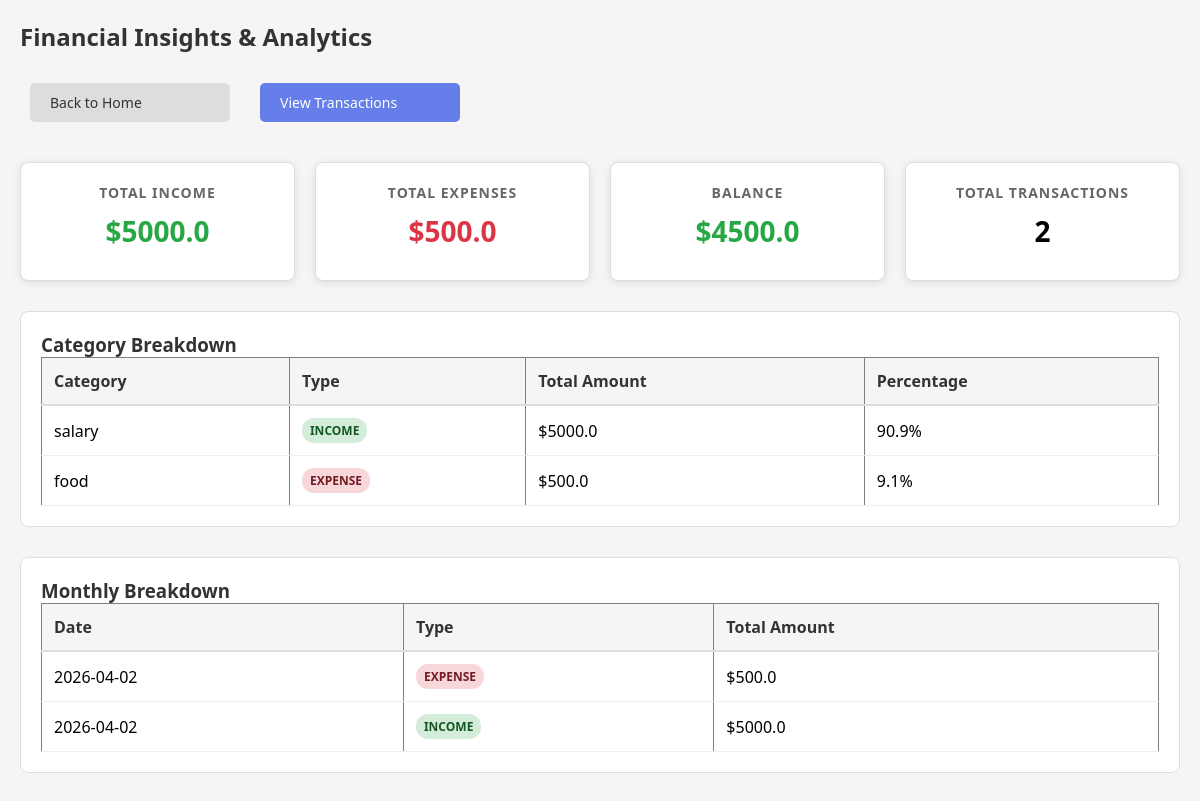
/insights (signed in), run on the app's committed database.
### tables this page shows
CREATE TABLE transactions(
id INTEGER PRIMARY KEY AUTOINCREMENT,
amount REAL,
type TEXT,
category TEXT,
date TEXT,
note TEXT
);

### app.py (the view)
@app.route("/insights")
def insights():
    if "user" not in session:
        return redirect("/login")
    if session["role"] not in ["admin", "analyst"]:
        return "Access denied"
    conn = get_db()
    income = conn.execute(
    "SELECT SUM(amount) FROM transactions WHERE type='income'"
    ).fetchone()[0] or 0
    expense = conn.execute(
    "SELECT SUM(amount) FROM transactions WHERE type='expense'"
    ).fetchone()[0] or 0
    balance = income - expense
    category_data = conn.execute(
    "SELECT category, type, SUM(amount) as total FROM transactions GROUP BY category, type ORDER BY total DESC"
    ).fetchall()
    monthly_data = conn.execute(
    "SELECT DATE(date) as month, type, SUM(amount) as total FROM transactions GROUP BY DATE(date), type ORDER BY DATE(date) DESC"
    ).fetchall()
    total_transactions = conn.execute(
    "SELECT COUNT(*) FROM transactions"
    ).fetchone()[0]
    return render_template(
        "insights.html",
        income=income,
        expense=expense,
        balance=balance,
        category_data=category_data,
        monthly_data=monthly_data,
        total_transactions=total_transactions,
        role=session["role"]
    )

### app.py (called while the page is built)
def get_db():
    return sqlite3.connect("database.db")

### templates/insights.html (shortened to what this page needs)
<!DOCTYPE html>
<html>
<head>
<link rel="stylesheet" href="/static/style.css">
</head>
<body>
<div class="container">
  <h2>Financial Insights & Analytics</h2>
  <div class="nav-buttons">
    <a href="/" class="btn btn-secondary">Back to Home</a>
    <a href="/transactions" class="btn btn-primary">View Transactions</a>
  </div>
  <div class="insights-grid">
    <div class="insight-card">
      <h3>Total Income</h3>
      <p class="amount income">${{ income }}</p>
    </div>
    <div class="insight-card">
      <h3>Total Expenses</h3>
      <p class="amount expense">${{ expense }}</p>
    </div>
    <div class="insight-card">
      <h3>Balance</h3>
      <p class="amount {% if balance >= 0 %}positive{% else %}negative{% endif %}">${{ balance }}</p>
    </div>
    <div class="insight-card">
      <h3>Total Transactions</h3>
      <p class="amount">{{ total_transactions }}</p>
    </div>
  </div>
  <div class="insights-section">
    <h3>Category Breakdown</h3>
    <table>
      <tr>
        <th>Category</th>
        <th>Type</th>
        <th>Total Amount</th>
        <th>Percentage</th>
      </tr>
      {% set total_amount = income + expense %}
      {% for cat in category_data %}
      <tr>
        <td>{{ cat[0] }}</td>
        <td>
          <span class="badge {% if cat[1] == 'income' %}badge-income{% else %}badge-expense{% endif %}">
            {{ cat[1].upper() }}
          </span>
        </td>
        <td>${{ cat[2] }}</td>
        <td>
          {% if total_amount > 0 %}
          {{ "%.1f"|format((cat[2] / total_amount) * 100) }}%
          {% else %}
          0%
          {% endif %}
        </td>
      </tr>
      {% endfor %}
    </table>
  </div>
  <div class="insights-section">
    <h3>Monthly Breakdown</h3>
    <table>
      <tr>
        <th>Date</th>
        <th>Type</th>
        <th>Total Amount</th>
      </tr>
      {% for month in monthly_data %}
      <tr>
        <td>{{ month[0] }}</td>
        <td>
          <span class="badge {% if month[1] == 'income' %}badge-income{% else %}badge-expense{% endif %}">
            {{ month[1].upper() }}
          </span>
        </td>
        <td>${{ month[2] }}</td>
      </tr>
      {% endfor %}
    </table>
  </div>
</div>
</body>
</html>

### static/style.css (style rules this page uses)
* { margin: 0; padding: 0; box-sizing: border-box; }
body { font-family: 'Segoe UI', Tahoma, Geneva, Verdana, sans-serif; background: #f5f5f5; }
.container { max-width: 1200px; margin: 0 auto; padding: 20px; }
.nav-buttons { display: flex; gap: 10px; margin: 20px 0; flex-wrap: wrap; }
.btn { padding: 10px 20px; border: none; border-radius: 5px; cursor: pointer; text-decoration: none; font-size: 14px; display: inline-block; transition: background 0.3s; }
.btn-primary { background: #667eea; color: white; }
.btn-secondary { background: #ddd; color: #333; }
.insights-grid { display: grid; grid-template-columns: repeat(auto-fit, minmax(250px, 1fr)); gap: 20px; margin: 30px 0; }
.insight-card { background: white; border: 1px solid #ddd; border-radius: 8px; padding: 20px; text-align: center; box-shadow: 0 2px 8px rgba(0,0,0,0.1); }
.insight-card h3 { color: #666; margin-top: 0; font-size: 14px; text-transform: uppercase; letter-spacing: 1px; }
.insight-card .amount { font-size: 28px; font-weight: bold; margin: 10px 0; }
.insight-card .amount.income { color: #28a745; }
.insight-card .amount.expense { color: #dc3545; }
.insight-card .amount.positive { color: #28a745; }
.insights-section { background: white; border: 1px solid #ddd; border-radius: 8px; padding: 20px; margin: 30px 0; }
.insights-section h3 { color: #333; margin-top: 0; }
.insights-section table { width: 100%; border-collapse: collapse; }
.insights-section th { background: #f5f5f5; padding: 12px; text-align: left; font-weight: bold; color: #333; border-bottom: 2px solid #ddd; }
.insights-section td { padding: 12px; border-bottom: 1px solid #eee; }
.badge { display: inline-block; padding: 4px 8px; border-radius: 12px; font-size: 12px; font-weight: bold; }
.badge-income { background: #d4edda; color: #155724; }
.badge-expense { background: #f8d7da; color: #721c24; }
h1,h2 { color:#333; }
a { display:block; margin:10px; padding:10px; background:#4CAF50; color:white; width:200px; text-decoration:none; }
table { border-collapse:collapse; width:80%; background:white; }
th,td { border:1px solid gray; padding:10px; }

### data on the page
transactions: category "salary", type "INCOME", amount "5000.0", value "90.9", date "2026-04-02"
transactions: category "food", type "EXPENSE", amount "500.0", value "9.1", date "2026-04-02"

### other printed values
{{ income }} "5000.0"
{{ expense }} "500.0"
{{ balance }} "4500.0"
{{ total_transactions }} "2"
